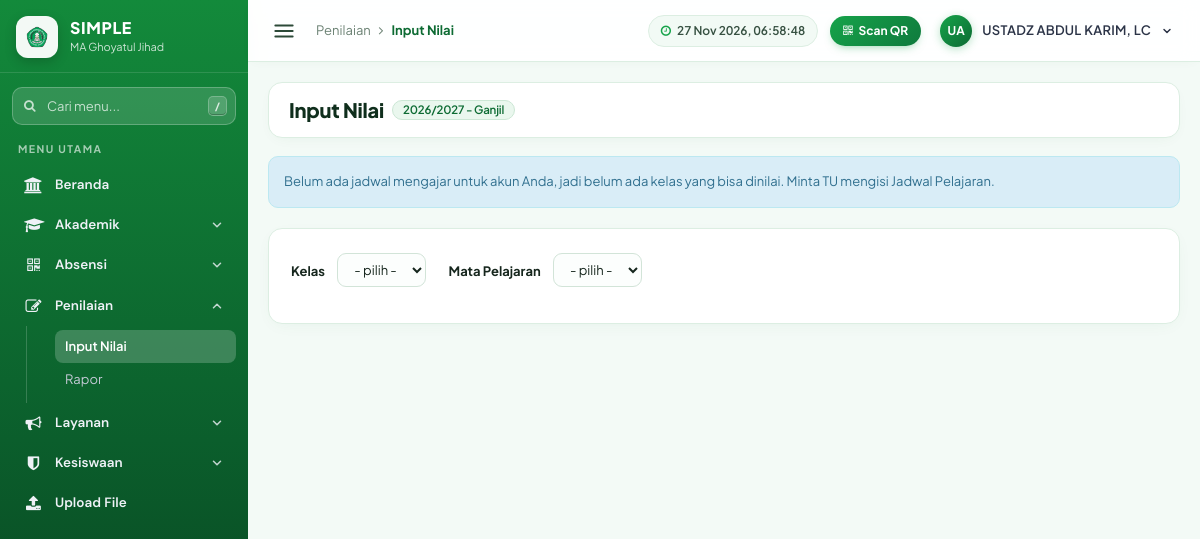
Page /index.php?page=Input-Nilai (signed in) on the committed database.
### tables this page shows
CREATE TABLE `master_menu_akses` (
  `id` int NOT NULL,
  `target_type` varchar(5) NOT NULL,
  `target_key` varchar(60) NOT NULL,
  `page_key` varchar(40) NOT NULL,
  `updated_by` varchar(100) DEFAULT NULL,
  `updated_date` datetime DEFAULT NULL
);

CREATE TABLE `tahun_ajaran` (
  `id` int NOT NULL,
  `nama` varchar(20) NOT NULL,
  `semester` varchar(10) NOT NULL,
  `tgl_mulai` date DEFAULT NULL,
  `tgl_selesai` date DEFAULT NULL,
  `aktif` tinyint NOT NULL DEFAULT '0'
);

### index.php (called while the page is built, shortened)
<?php
require_once __DIR__ . '/library/helpers.php';
require_once __DIR__ . '/library/access.php';
$routes = [
    'Dashboard' => 'pages/home.php',
    'Data-Siswa' => 'pages/siswa.php',
    'Data-Guru' => 'pages/guru.php',
    'Data-Kelas' => 'pages/kelas.php',
    'Absen-Scan' => 'pages/absen_scan.php',
    'Absen-Siswa' => 'pages/absen_siswa.php',
    'Absen-Guru' => 'pages/absen_guru.php',
    'Cetak-Kartu' => 'pages/kartu.php',
    'Profile' => 'pages/profile.php',
    'User-Guide' => 'pages/help.php',
    'Help' => 'pages/help.php',
    'Users' => 'pages/users.php',
    'Upload-File' => 'pages/upload_file.php',
    'Tahun-Ajaran' => 'pages/tahun_ajaran.php',
    'Mata-Pelajaran' => 'pages/mapel.php',
    'Jadwal' => 'pages/jadwal.php',
    'Perizinan' => 'pages/perizinan.php',
    'Pengumuman' => 'pages/pengumuman.php',
    'Kenaikan-Kelas' => 'pages/kenaikan.php',
    'Input-Nilai' => 'pages/nilai.php',
    'Rapor' => 'pages/rapor.php',
    'Cetak-Rapor' => 'pages/cetak_rapor.php',
    'Laporan' => 'pages/laporan.php',
    'Pelanggaran' => 'pages/pelanggaran.php',
    'Inventaris' => 'pages/inventaris.php',
    'Master-Menu' => 'pages/master_menu.php',
];
$page = $_GET['page'] ?? 'Dashboard';
if (!canAccess($page)) {
    http_response_code(403);
    include 'header.php';
    echo '<div class="right_col" role="main"><div class="x_panel" style="text-align:center;padding:40px"><h2><i class="fa fa-lock"></i> Akses ditolak</h2><p>Halaman ini tidak tersedia untuk peran Anda.</p><a href="?page=Dashboard" class="btn btn-primary">Kembali</a></div></div>';
    include 'footer.php';
    exit;
}
require __DIR__ . '/' . $routes[$page];

### library/access.php (called while the page is built, shortened)
<?php
function mgmtRoles() { return ['ADMIN', 'KEPALA MADRASAH', 'WAKIL KEPALA', 'TATA USAHA']; }
function menuRegistry() {
    return [
        ['Beranda', 'fa-university', 'Dashboard', null],
        ['Akademik', 'fa-graduation-cap', null, [['Data Siswa', 'Data-Siswa'], ['Data Guru', 'Data-Guru'], ['Data Kelas', 'Data-Kelas'], ['Mata Pelajaran', 'Mata-Pelajaran'], ['Jadwal Pelajaran', 'Jadwal'], ['Tahun Ajaran', 'Tahun-Ajaran'], ['Kenaikan Kelas', 'Kenaikan-Kelas']]],
        ['Absensi', 'fa-qrcode', null, [['Scan Absen', 'Absen-Scan'], ['Absensi Siswa', 'Absen-Siswa'], ['Absensi Guru', 'Absen-Guru']]],
        ['Penilaian', 'fa-pencil-square-o', null, [['Input Nilai', 'Input-Nilai'], ['Rapor', 'Rapor']]],
        ['Layanan', 'fa-bullhorn', null, [['Perizinan', 'Perizinan'], ['Pengumuman', 'Pengumuman']]],
        ['Kesiswaan', 'fa-shield', null, [['Pelanggaran Siswa', 'Pelanggaran']]],
        ['Inventaris', 'fa-archive', 'Inventaris', null],
        ['Laporan', 'fa-bar-chart', 'Laporan', null],
        ['Upload File', 'fa-upload', 'Upload-File', null],
        ['Pengaturan', 'fa-cog', null, [['Kelola User', 'Users'], ['Master Menu', 'Master-Menu']]],
    ];
}
function customAccess() {
    static $cache = false;
    if ($cache !== false) return $cache;
    $db = $GLOBALS['koneksidb'] ?? null;
    $targets = [['USER', (string)(int)($_SESSION['SES_USERID'] ?? 0)], ['ROLE', role()]];
    foreach ($targets as [$t, $k]) {
        $st = mysqli_prepare($db, "SELECT page_key FROM master_menu_akses WHERE target_type = ? AND target_key = ?");
        mysqli_stmt_bind_param($st, 'ss', $t, $k); mysqli_stmt_execute($st);
        $rows = []; $res = mysqli_stmt_get_result($st);
        while ($r = mysqli_fetch_row($res)) $rows[] = $r[0];
        if ($rows) return $cache = $rows;
    }
    return $cache = null;
}
function canAccess($page) {
    $alias = ['Cetak-Kartu' => 'Data-Siswa', 'Cetak-Rapor' => 'Rapor', 'Profile' => 'Dashboard', 'Help' => 'Dashboard', 'User-Guide' => 'Dashboard'];
    $page = $alias[$page] ?? $page;
    if ($page === 'Dashboard') return true;
    if ($page === 'Master-Menu') return role() === 'ADMIN';
    if ($page === 'Users') return role() === 'ADMIN' || isset($_SESSION['MASTER_LOGIN_SES']);
    $c = customAccess();
    if ($c !== null) return in_array($page, $c, true);
    return defaultAccess($page, role());
}

### library/helpers.php (called while the page is built, shortened)
<?php
function e($s) { return htmlspecialchars((string)$s, ENT_QUOTES, 'UTF-8'); }
function role() { return strtoupper((string)($_SESSION['SES_ROLE'] ?? '')); }
function initials($n) {
    $n = trim((string)$n); if ($n === '') return '?';
    $p = preg_split('/\s+/', $n);
    return strtoupper(mb_substr($p[0], 0, 1) . (isset($p[1]) ? mb_substr($p[1], 0, 1) : ''));
}
function qall($db, $sql, $types = '', $p = []) {
    $st = $db->prepare($sql);
    if ($types) $st->bind_param($types, ...$p);
    $st->execute();
    return $st->get_result()->fetch_all(MYSQLI_ASSOC);
}
function qone($db, $sql, $types = '', $p = []) { $r = qall($db, $sql, $types, $p); return $r[0] ?? null; }
function taAktif($db) { return qone($db, "SELECT * FROM tahun_ajaran WHERE aktif = 1 ORDER BY id DESC LIMIT 1"); }

### pages/nilai.php (the view, shortened to what this page needs)
<?php
$db = $koneksidb;
$ta = taAktif($db);
$isMgmt = in_array(role(), mgmtRoles(), true);
$myGuru = (int)($_SESSION['SES_GURU_ID'] ?? 0);
$fKelas = (int)($_GET['kelas'] ?? 0); $fMapel = (int)($_GET['mapel'] ?? 0);
if ($isMgmt) {
    $kelasList = qall($db, "SELECT id, nama FROM kelas ORDER BY FIELD(tingkat,'X','XI','XII'), jurusan");
} else {
    $kelasList = ($ta && $myGuru) ? qall($db, "SELECT DISTINCT k.id, k.nama FROM jadwal j JOIN kelas k ON k.id = j.kelas_id WHERE j.guru_id = ? AND j.tahun_ajaran_id = ? ORDER BY k.nama", 'ii', [$myGuru, $ta['id']]) : [];
}
$mapelList = $fKelas ? mapelBoleh($db, $isMgmt, $myGuru, $ta, $fKelas) : [];
include "header.php";
?>
<div class="right_col" role="main">
  <div class="page-title"><div class="title_left"><h3>Input Nilai <small><?= $ta ? e($ta['nama'] . ' - ' . $ta['semester']) : '' ?></small></h3></div></div>
  <?php if (!$isMgmt && !$kelasList): ?><div class="alert alert-info">Belum ada jadwal mengajar untuk akun Anda, jadi belum ada kelas yang bisa dinilai. Minta TU mengisi Jadwal Pelajaran.</div><?php endif; ?>
  <div class="x_panel"><div class="x_content">
    <form method="GET" class="form-inline" style="margin-bottom:12px"><input type="hidden" name="page" value="Input-Nilai">
      <label>Kelas&nbsp;</label><select name="kelas" class="form-control" onchange="this.form.mapel.value='';this.form.submit()"><option value="">- pilih -</option>
        <?php foreach ($kelasList as $k) echo '<option value="' . $k['id'] . '"' . ($fKelas == $k['id'] ? ' selected' : '') . '>' . e($k['nama']) . '</option>'; ?></select>
      &nbsp;<label>Mata Pelajaran&nbsp;</label><select name="mapel" class="form-control" onchange="this.form.submit()"><option value="">- pilih -</option>
        <?php foreach ($mapelList as $m) echo '<option value="' . $m['id'] . '"' . ($fMapel == $m['id'] ? ' selected' : '') . '>' . e($m['nama']) . '</option>'; ?></select></form>
  </div></div>
</div>
<?php include "footer.php"; ?>

### header.php (shortened to what this page needs)
<?php
$__page = $_GET['page'] ?? 'Dashboard';
$__alias = ['Cetak-Kartu' => 'Data-Siswa'];
$__page = $__alias[$__page] ?? $__page;
$__nama = $_SESSION['SES_NAMA'] ?? 'User';
$__menu = menuRegistry();
$__menu = array_values(array_filter(array_map(function ($m) {
  if ($m[3]) {
    $m[3] = array_values(array_filter($m[3], fn($k) => canAccess($k[1])));
    return $m[3] ? $m : null;
  }
  return canAccess($m[2]) ? $m : null;
}, $__menu)));
$__crumb = ['Beranda'];
foreach ($__menu as $__m) {
  if ($__m[3]) {
    foreach ($__m[3] as $__k) {
      if ($__k[1] === $__page) {
        $__crumb = [$__m[0], $__k[0]];
        break 2;
      }
    }
  }
}
?><!doctype html>
<html lang="id">
<head>
  <link rel="stylesheet" href="https://cdnjs.cloudflare.com/ajax/libs/twitter-bootstrap/3.4.1/css/bootstrap.min.css">
  <link rel="stylesheet" href="https://cdnjs.cloudflare.com/ajax/libs/font-awesome/4.7.0/css/font-awesome.min.css">
  <link rel="stylesheet" href="https://cdnjs.cloudflare.com/ajax/libs/select2/4.0.13/css/select2.min.css">
  <link rel="stylesheet" href="https://cdnjs.cloudflare.com/ajax/libs/datatables/1.10.21/css/jquery.dataTables.min.css">
  <link rel="stylesheet"
    href="https://cdnjs.cloudflare.com/ajax/libs/datatables.net-buttons-dt/1.7.1/css/buttons.dataTables.min.css">
  <link rel="stylesheet" href="https://cdnjs.cloudflare.com/ajax/libs/limonte-sweetalert2/11.4.8/sweetalert2.min.css">
  <link rel="stylesheet" href="assets/css/simple.css?v=<?= @filemtime(__DIR__ . '/assets/css/simple.css') ?>">
  <link rel="stylesheet" href="assets/css/legacy.css?v=<?= @filemtime(__DIR__ . '/assets/css/legacy.css') ?>">
  <link rel="stylesheet" href="assets/css/theme.css?v=<?= @filemtime(__DIR__ . '/assets/css/theme.css') ?>">
</head>
<body>
  <section id="app">
    <aside class="side" id="side">
      <a class="side-brand" href="?page=Dashboard">
        <div class="side-brand-logo"><img src="assets/img/logo.png" alt="Logo"></div>
        <div class="side-brand-text">
          <b>SIMPLE</b>
          <span>MA Ghoyatul Jihad</span>
        </div>
      </a>
      <div class="side-scroll">
        <div class="side-search-wrap">
          <i class="fa fa-search side-search-ico"></i>
          <input id="q" class="side-search" type="search" placeholder="Cari menu..." aria-label="Cari menu"
            autocomplete="off">
          <kbd class="side-search-kbd">/</kbd>
        </div>
        <div class="menu-label">MENU UTAMA</div>
        <nav id="nav">
          <?php foreach ($__menu as $m):
            [$nm, $ic, $lnk, $kids] = $m;
            $open = $kids && in_array($__page, array_column($kids, 1), true); ?>
            <div class="nav-item<?= $open ? ' open' : '' ?>" data-open="<?= $open ? 1 : 0 ?>">
              <?php if (!$kids): ?>
                <a class="nav-btn<?= $__page === $lnk ? ' act' : '' ?>" href="?page=<?= $lnk ?>"><i
                    class="fa <?= $ic ?>"></i><span><?= e($nm) ?></span></a>
              <?php else: ?>
                <button type="button" class="nav-btn" data-toggle aria-expanded="<?= $open ? 'true' : 'false' ?>"><i
                    class="fa <?= $ic ?>"></i><span><?= e($nm) ?></span>
                  <svg class="chev" viewBox="0 0 24 24" fill="none" stroke="currentColor" stroke-width="2.6"
                    stroke-linecap="round" stroke-linejoin="round">
                    <path d="m6 9 6 6 6-6" />
                  </svg></button>
                <div class="sub"><?php foreach ($kids as $k): ?>
                    <a class="sub-btn<?= $__page === $k[1] ? ' act' : '' ?>" href="?page=<?= $k[1] ?>"><?= e($k[0]) ?></a>
                  <?php endforeach; ?>
                </div>
              <?php endif; ?>
            </div>
          <?php endforeach; ?>
        </nav>
      </div>
    </aside>
    <div class="main-col">
      <header class="top">
        <div class="top-left">
          <button class="burger" id="burger" type="button" aria-label="Buka atau tutup menu"><svg viewBox="0 0 24 24"
              fill="none" stroke="currentColor" stroke-width="1.8" stroke-linecap="round">
              <path d="M4 7h16M4 12h16M4 17h16" />
            </svg></button>
          <div class="top-crumb" aria-label="Breadcrumb">
            <?php foreach ($__crumb as $idx => $c): ?>
              <?php if ($idx > 0): ?><i class="fa fa-angle-right"></i><?php endif; ?>
              <span class="<?= $idx === count($__crumb) - 1 ? 'is-active' : '' ?>"><?= e($c) ?></span>
            <?php endforeach; ?>
          </div>
        </div>
        <div class="top-right">
          <span class="top-clock" title="Waktu saat ini"><i class="fa fa-clock-o"></i> <span id="clock"></span></span>
          <?php if (canAccess('Absen-Scan') && $__page !== 'Absen-Scan'): ?>
            <a href="?page=Absen-Scan" class="top-scan-btn" title="Buka Scanner QR Absensi"><i class="fa fa-qrcode"></i> <span>Scan QR</span></a>
          <?php endif; ?>
          <div class="userbox">
          <button class="user-btn" id="userBtn" type="button" aria-haspopup="true" aria-expanded="false">
            <span class="avatar"><?= e(initials($__nama)) ?></span><span
              class="uname"><?= e(strtoupper($__nama)) ?></span>
            <svg viewBox="0 0 24 24" fill="none" stroke="currentColor" stroke-width="3" stroke-linecap="round"
              stroke-linejoin="round">
              <path d="m6 9 6 6 6-6" />
            </svg></button>
          </div>
        </div>
      </header>
      <main class="content">

### rows in the picture
master_menu_akses: page_key "Rapor"
tahun_ajaran: nama+semester "2026/2027 - Ganjil"

### other values in the picture
$nm "Beranda"
$nm "Akademik"
$nm "Absensi"
$nm "Penilaian"
$k[0] "Input Nilai"
$nm "Layanan"
$nm "Kesiswaan"
$nm "Upload File"
$c "Penilaian"
$c "Input Nilai"
initials($__nama) "UA"
$__nama "USTADZ ABDUL KARIM, LC"
